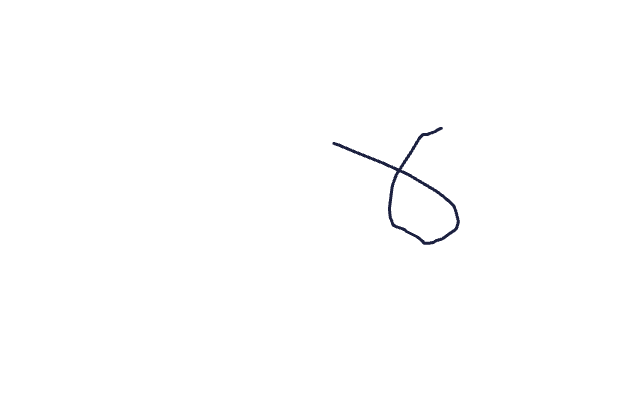
#> input picture uploads/000b7a27109647eba41ca8c4878c0c42.png, 640 x 420 px; its folder holds only this picture in this run
$ python -i detector.py   (imports and definitions only)
#> lines starting #> are read from the running program, lines starting #| are printed output that depends on the picture; after the words box and inside, x2 and y2 are one past the last pixel; in counts of white or black regions, pixels touching at a corner belong together
### shape_to_svg.py
"""
shape_to_svg.py
-----------------
Generic contour -> inline SVG fallback for hand-drawn shapes that don't
match any of the rule-based UI component patterns in detector.py
(arrows, stars, triangles, irregular doodles, etc).

Design principle: rather than forcing every contour into one of a fixed
set of UI component types, a contour that doesn't cleanly match any
known pattern is preserved as its own simplified geometry and rendered
as an inline SVG <path>, so the generated page visually resembles what
was actually drawn instead of silently discarding it or guessing a type.

No ML/CNN here either - purely OpenCV contour geometry + string
templating, consistent with the rest of the project.

----------------------------------------------------------------------
Why "fill=none, stroke-only outline" instead of skeletonization
----------------------------------------------------------------------
A hand-drawn line (an arrow, a squiggle) has real ink thickness, so
cv2.findContours() always returns a CLOSED boundary tracing the outer
edge of that ink - even for what's conceptually an "open" line. Filling
that boundary solid would turn an arrow into a black blob.

True skeletonization (cv2.ximgproc.thinning) would collapse the stroke
down to a true 1px centerline, but that function requires the
opencv-contrib build; this project intentionally uses
opencv-python-headless, and cv2.ximgproc.thinning is NOT actually
present there (confirmed at development time - the module name exists
but the function call fails). Rather than add a new dependency for one
feature, the simplest robust alternative that stays within the current
project's dependencies is used instead: render the contour's own
boundary as an unfilled OUTLINE (fill="none", stroke="black"). For a
thin pen stroke, that boundary is already very close to the stroke's
own path (the two long edges of the ink are only a few pixels apart),
so the rendered outline reads as the original line/arrow shape rather
than a filled blob - while closed shapes (stars, triangles, hexagons)
still read perfectly clearly as their own outline too.
"""

import cv2

# A contour is treated as "line-like" (an open stroke - an arrow, a
# squiggle, a doodled line) rather than "closed-shape-like" (a star,
# triangle, hexagon, irregular blob) when it's both notably elongated
# AND fills only a small fraction of its own bounding box. Line-like
# shapes render as an OPEN path (no closing segment, so the path doesn't
# draw a stray line straight back to its start); closed-shape-like ones
# get a closing segment so the outline reads as a complete loop.
LINE_LIKE_MAX_EXTENT = 0.35
LINE_LIKE_MIN_ELONGATION = 2.5

SIMPLIFY_EPSILON_RATIO = 0.012  # of the contour's own perimeter


def _elongation(contour):
    """Ratio of a contour's long side to its short side, using its
    minimum-area ROTATED bounding rectangle - robust to the shape being
    drawn at an angle, unlike a plain axis-aligned bounding box (an arrow
    drawn diagonally would otherwise look "compact" in axis-aligned
    terms even though it's a long thin stroke)."""
    (_, _), (rw, rh), _ = cv2.minAreaRect(contour)
    long_side = max(rw, rh)
    short_side = min(rw, rh) if min(rw, rh) > 0 else 1
    return long_side / short_side


def is_line_like(contour, extent):
    """True for elongated, low-fill shapes (arrows, doodled lines) that
    should render as an open outline rather than a closed loop."""
    return extent <= LINE_LIKE_MAX_EXTENT and _elongation(contour) >= LINE_LIKE_MIN_ELONGATION


def contour_to_svg(contour, w, h):
    """
    Build a self-contained inline <svg>...</svg> fragment that visually
    approximates `contour`, sized to its own bounding box (w x h).

    Returns None if the contour is degenerate (zero perimeter/dimension)
    and can't be meaningfully rendered.
    """
    area = cv2.contourArea(contour)
    peri = cv2.arcLength(contour, True)
    if peri <= 0 or w <= 0 or h <= 0:
        return None

    bbox_area = w * h
    extent = (area / bbox_area) if bbox_area > 0 else 0

    # Simplify to a manageable number of points - a raw contour can have
    # hundreds of points tracing every small irregularity of a hand-drawn
    # line; an SVG path only needs enough points to preserve the shape's
    # actual geometry (corners, direction changes), not pixel-level noise.
    epsilon = SIMPLIFY_EPSILON_RATIO * peri
    approx = cv2.approxPolyDP(contour, epsilon, True)
    points = approx.reshape(-1, 2)
    if len(points) < 2:
        return None

    # normalize points relative to the contour's OWN bounding box, so the
    # SVG's viewBox can be exactly (0, 0, w, h) and the shape appears at
    # the same relative position/size within its component slot as it
    # was originally drawn
    min_x, min_y = points[:, 0].min(), points[:, 1].min()
    norm_points = [(int(px - min_x), int(py - min_y)) for px, py in points]

    line_like = is_line_like(contour, extent)

    path_d = "M " + " L ".join(f"{px},{py}" for px, py in norm_points)
    if not line_like:
        path_d += " Z"  # close the loop for compact/closed shapes only

    stroke_width = max(2, int(min(w, h) * 0.05))

    svg = (
        f'<svg viewBox="0 0 {w} {h}" width="100%" height="100%" '
        f'xmlns="http://www.w3.org/2000/svg" preserveAspectRatio="xMidYMid meet">'
        f'<path d="{path_d}" fill="none" stroke="#1c2140" '
        f'stroke-width="{stroke_width}" stroke-linecap="round" stroke-linejoin="round"/>'
        f'</svg>'
    )
    return svg

### detector.py
"""
detector.py
------------
Computer-vision based UI component detector.

Pipeline:
    1. Load image
    2. Grayscale + blur
    3. Adaptive threshold (binary)
    4. Find contours
    5. Classify each contour into a UI component type using
       simple shape heuristics (aspect ratio, area, vertex count,
       circularity, position clustering for tables).

No machine learning is used anywhere in this file - only classic
OpenCV image-processing + geometry rules.
"""

import logging

import cv2
import numpy as np

from shape_to_svg import contour_to_svg
from geometry_utils import bbox_contains

logger = logging.getLogger("doodle_to_code.detector")


# ----------------------------------------------------------------------
# Tunable heuristic constants
# ----------------------------------------------------------------------
MIN_CONTOUR_AREA = 350          # ignore tiny noise contours
CIRCLE_CIRCULARITY_THRESHOLD = 0.85   # 1.0 = perfect circle. Measured evidence: a cleanly
                                       # drawn circle (cv2.circle) scores ~0.90; a rounded-but-
                                       # irregular hand doodle can still score ~0.80, so the
                                       # threshold sits between them rather than at an arbitrary
                                       # round number.
MIN_RECT_EXTENT = 0.65                # contour area / bounding-box area - filters out thin
                                       # slivers (e.g. crossing diagonal lines in an "image
                                       # placeholder" icon) that only coincidentally have a
                                       # button/input-like aspect ratio
MIN_SHAPE_DIMENSION = 8               # px - rejects hairline artifacts (e.g. a photographed
                                       # sketch's paper edge) before any classification runs
SQUARE_ASPECT_TOLERANCE = 0.20        # how close w/h must be to call it a "square"
CHECKBOX_MAX_SIDE = 60                # small square => checkbox
LONG_INPUT_ASPECT_RATIO = 3.0         # w/h > this and short height => text input
BUTTON_ASPECT_MIN = 1.5               # typical button proportions
BUTTON_ASPECT_MAX = 5.0
BUTTON_MAX_HEIGHT = 70
LARGE_CARD_AREA_RATIO = 0.12          # relative to full image area
CARD_MIN_WIDTH = 300                  # absolute px floor - a relative-area-only
CARD_MIN_HEIGHT = 180                 # rule misfires on small/tightly-cropped canvases
                                       # where a mere button can exceed 12% of the image
GRID_ROW_TOLERANCE = 15               # px tolerance to group rectangles into a "row"
ROW_GAP_MULTIPLIER = 1.6              # max allowed row-to-row gap, as a multiple of the
                                       # smaller neighboring row's height, before treating
                                       # it as a new section rather than the same grid
ROW_HEIGHT_SIMILARITY_RATIO = 1.6     # neighboring rows must have reasonably similar
                                       # height to belong to the same table/grid run


def _order_points_top_left_first(components):
    """Sort components in natural reading order: top-to-bottom, left-to-right."""
    return sorted(components, key=lambda c: (round(c["y"] / 20), c["x"]))


def _classify_shape(contour, approx, image_area):
    """Return a UI component type string for a single contour."""
    x, y, w, h = cv2.boundingRect(contour)
    area = cv2.contourArea(contour)
    if area <= 0:
        return None

    # ---- Degenerate hairline gate ----
    # A contour just a few pixels tall or wide is virtually never an
    # intentional UI element - it's far more often a scan/photo artifact
    # (e.g. the edge of the paper itself) or a stray pen mark. This check
    # happens before anything else since a hairline can otherwise slip
    # through later checks (e.g. a very long, very thin line can still
    # have high "extent"/solidity despite being meaningless as a shape).
    if w < MIN_SHAPE_DIMENSION or h < MIN_SHAPE_DIMENSION:
        return None

    perimeter = cv2.arcLength(contour, True)
    circularity = 0
    if perimeter > 0:
        circularity = 4 * np.pi * (area / (perimeter * perimeter))

    vertices = len(approx)
    aspect_ratio = w / float(h) if h > 0 else 0

    # ---- Circle detection (radio button) ----
    # A real hand-drawn circle's bounding box is always close to square
    # (width ~= height). Circularity + vertex count alone isn't a
    # sufficiently strict gate: a small, roughly-convex fragment - e.g.
    # an arrowhead's triangular tip - can coincidentally satisfy both
    # while having a very non-square bounding box (this was an observed
    # real failure mode: an arrow's head getting misclassified as
    # "radio"). Requiring near-1:1 aspect ratio too closes that gap.
    CIRCLE_ASPECT_TOLERANCE = 0.35
    if (circularity >= CIRCLE_CIRCULARITY_THRESHOLD and vertices >= 6
            and abs(aspect_ratio - 1) <= CIRCLE_ASPECT_TOLERANCE):
        return "radio"

    # ---- Rectangle solidity gate ----
    # A genuinely drawn rectangle's contour area should fill nearly all of
    # its own bounding box. Thin slivers - e.g. the triangular fragments
    # left where two diagonal lines cross inside an "image placeholder"
    # icon, or a stray underline stroke - have low extent even though
    # their aspect ratio can coincidentally land inside the button/input
    # range. Gating on extent here (rather than just vertex count) is what
    # catches these: crossing-line fragments often approximate to 3, 5,
    # or 7 vertices depending on how the stroke self-intersects, so a
    # vertices==4 check alone would miss most of them.
    bbox_area = w * h
    extent = (area / bbox_area) if bbox_area > 0 else 0
    if extent < MIN_RECT_EXTENT:
        return None

    # ---- Small square (checkbox) ----
    if vertices == 4 and abs(aspect_ratio - 1) <= SQUARE_ASPECT_TOLERANCE:
        if max(w, h) <= CHECKBOX_MAX_SIDE:
            return "checkbox"

    # ---- Large rectangle = card / form panel ----
    # Requires BOTH a large relative area AND absolute minimum dimensions -
    # relative area alone misfires on small/tightly-cropped canvases where
    # an ordinary button can already exceed 12% of the total image.
    if (area / float(image_area) >= LARGE_CARD_AREA_RATIO
            and w >= CARD_MIN_WIDTH and h >= CARD_MIN_HEIGHT):
        return "card"

    # ---- Medium rectangle within typical button proportions = button ----
    # (checked before the long-input rule since buttons and inputs overlap
    # in aspect ratio; buttons tend to be shorter/more compact)
    if BUTTON_ASPECT_MIN <= aspect_ratio <= BUTTON_ASPECT_MAX and h <= BUTTON_MAX_HEIGHT and w <= 260:
        return "button"

    # ---- Long, short rectangle = text input ----
    if aspect_ratio >= LONG_INPUT_ASPECT_RATIO and h <= 55:
        return "input"

    # ---- Fallback: general rectangle box ----
    if vertices == 4:
        return "box"

    return None


def _detect_table_grids(components):
    """
    If many small rectangular 'box'/'input' components line up into a
    regular grid (multiple rows with matching column counts AND
    consistent row-to-row vertical spacing), treat that cluster as a
    single Table component instead of many separate boxes.

    The row-spacing check matters: without it, two structurally unrelated
    groups (e.g. a row of 3 feature cards, followed much further down the
    page by an actual 3-column data table) can accidentally share the
    same column count and get merged into one nonsensical "table" even
    though they're clearly separate sections with a big gap between them.
    """
    boxes = [c for c in components if c["type"] in ("box", "input", "button")]
    if len(boxes) < 6:
        return components, []

    # group by row (similar y)
    boxes_sorted = sorted(boxes, key=lambda c: c["y"])
    rows = []
    current_row = [boxes_sorted[0]]
    for b in boxes_sorted[1:]:
        if abs(b["y"] - current_row[-1]["y"]) <= GRID_ROW_TOLERANCE:
            current_row.append(b)
        else:
            rows.append(current_row)
            current_row = [b]
    rows.append(current_row)

    # a grid needs at least 2 rows with >= 2 columns each
    grid_rows = [r for r in rows if len(r) >= 2]
    if len(grid_rows) < 2:
        return components, []

    # split into "runs" of consecutive rows whose vertical gap is
    # consistent with the rows' own height (real table rows sit packed
    # close together; a large gap relative to row height signals an
    # unrelated section starting, not a continuation of the same table) -
    # this is what keeps something like an unrelated row of feature cards
    # above a real table from being swept into it just because both
    # happen to have the same column count
    grid_rows.sort(key=lambda r: min(b["y"] for b in r))
    row_tops = [min(b["y"] for b in r) for r in grid_rows]
    row_heights = [max(b["y"] + b["h"] for b in r) - min(b["y"] for b in r) for r in grid_rows]

    runs = [[grid_rows[0]]]
    for i in range(1, len(grid_rows)):
        gap = row_tops[i] - row_tops[i - 1]
        prev_h, curr_h = row_heights[i - 1], row_heights[i]
        smaller_h = min(prev_h, curr_h)
        larger_h = max(prev_h, curr_h)

        gap_ok = smaller_h > 0 and gap <= smaller_h * ROW_GAP_MULTIPLIER
        # real table rows are roughly uniform in height; a row much taller
        # than its neighbor (e.g. a row of feature cards vs. a row of thin
        # table cells) signals two unrelated sections, not one grid
        height_similar = smaller_h > 0 and (larger_h / smaller_h) <= ROW_HEIGHT_SIMILARITY_RATIO

        if gap_ok and height_similar:
            runs[-1].append(grid_rows[i])
        else:
            runs.append([grid_rows[i]])

    tables = []
    consumed_boxes = []
    for run in runs:
        if len(run) < 2:
            continue
        col_counts = [len(r) for r in run]
        if max(col_counts) - min(col_counts) > 1:
            continue

        run_boxes = [b for r in run for b in r]
        xs = [b["x"] for b in run_boxes]
        ys = [b["y"] for b in run_boxes]
        ws = [b["x"] + b["w"] for b in run_boxes]
        hs = [b["y"] + b["h"] for b in run_boxes]
        tables.append({
            "type": "table",
            "x": min(xs),
            "y": min(ys),
            "w": max(ws) - min(xs),
            "h": max(hs) - min(ys),
            "rows": len(run),
            "cols": max(col_counts),
        })
        consumed_boxes.extend(run_boxes)

    if not tables:
        return components, []

    remaining = [c for c in components if c not in consumed_boxes]
    return remaining, tables


def _detect_dropdown_markers(components, closed_binary, img_w, img_h):
    """
    Upgrade an "input"-classified rectangle to "dropdown" if a small
    triangle-ish marker (the conventional hand-drawn ▼ dropdown arrow)
    sits near its right edge.

    A dropdown arrow icon is intentionally tiny (often well under
    MIN_CONTOUR_AREA, which is tuned to filter out pencil noise across
    the whole image) - so this doesn't rely on the main per-contour
    classification pass at all. Instead, for every detected "input", it
    crops a small zone at that input's right edge directly out of the
    already-thresholded binary image and looks for any small contour
    there, with its own much lower area floor. This keeps the relaxed
    threshold narrowly scoped to "just inside the right edge of a
    text-input-shaped rectangle" rather than loosening noise sensitivity
    across the whole sketch.
    """
    MARKER_ZONE_WIDTH_FRAC = 0.28
    MARKER_MIN_AREA = 15
    MARKER_MAX_AREA_FRAC = 0.6  # relative to the marker crop zone's own area
    BORDER_INSET = 7            # px - keeps the crop away from the input's own
                                 # stroke lines, so we only see genuine interior
                                 # content, never a fragment of the rectangle itself

    for comp in components:
        if comp["type"] != "input":
            continue

        # too short to have a legible icon inside its interior once inset
        if comp["h"] <= BORDER_INSET * 2 + 4:
            continue

        zone_w = max(int(comp["w"] * MARKER_ZONE_WIDTH_FRAC), comp["h"])
        x1 = comp["x"] + comp["w"] - BORDER_INSET
        x0 = max(0, x1 - zone_w)
        y0 = comp["y"] + BORDER_INSET
        y1 = comp["y"] + comp["h"] - BORDER_INSET
        x1 = min(img_w, x1)
        y1 = min(img_h, y1)

        if x1 <= x0 or y1 <= y0:
            continue

        crop = closed_binary[y0:y1, x0:x1]
        if crop.size == 0:
            continue

        marker_contours, _ = cv2.findContours(crop, cv2.RETR_EXTERNAL, cv2.CHAIN_APPROX_SIMPLE)
        crop_area = crop.shape[0] * crop.shape[1]

        for mc in marker_contours:
            area = cv2.contourArea(mc)
            if area < MARKER_MIN_AREA or area > crop_area * MARKER_MAX_AREA_FRAC:
                continue
            comp["type"] = "dropdown"
            break

    return components


def _promote_standalone_shapes_to_svg(components, unrecognized):
    """
    An unrecognized contour gets promoted to a rendered "svg_shape"
    component ONLY if it's standalone - i.e. NOT nested inside any
    already-recognized component's bounding box.

    This distinction matters: plenty of unrecognized contours are
    decorative fragments of something else already detected (e.g. the
    triangular slivers left where two diagonal lines cross inside an
    "image placeholder" icon, which itself was already detected as a
    "box"). Rendering those as their own SVG shapes would clutter the
    output with meaningless fragments. A standalone unrecognized contour
    - one that isn't inside anything else - is much more likely to be
    something the user deliberately drew on its own (an arrow, a star,
    a custom icon), which is exactly the case worth preserving visually.

    Returns (components_with_svg_shapes_added, remaining_unrecognized).
    """
    svg_components = []
    still_unrecognized = []

    for shape in unrecognized:
        contour = shape.get("_contour")
        is_nested = any(
            comp["type"] != "svg_shape" and bbox_contains(comp, shape)
            for comp in components
        )

        if is_nested or contour is None:
            still_unrecognized.append({k: v for k, v in shape.items() if k != "_contour"})
            continue

        svg = contour_to_svg(contour, shape["w"], shape["h"])
        if svg is None:
            still_unrecognized.append({k: v for k, v in shape.items() if k != "_contour"})
            continue

        svg_components.append({
            "type": "svg_shape",
            "x": shape["x"], "y": shape["y"], "w": shape["w"], "h": shape["h"],
            "svg": svg,
        })

    return components + svg_components, still_unrecognized


def detect_components(image_path):
    """
    Main entry point. Reads the sketch image at `image_path` and returns
    a list of detected UI components:

        [{"type": "button", "x":.., "y":.., "w":.., "h":..}, ...]

    Types produced: button, input, checkbox, radio, card, table, box
    """
    image = cv2.imread(image_path)
#> image is the input picture: shape (420, 640, 3); mean B, G, R 254.3, 254.1, 254.1
    if image is None:
        raise ValueError("Could not read image. Please upload a valid PNG/JPG file.")

    img_h, img_w = image.shape[:2]
    image_area = img_w * img_h
    logger.info("detect_components: loaded %s (%dx%d)", image_path, img_w, img_h)

    # 1. Grayscale
    gray = cv2.cvtColor(image, cv2.COLOR_BGR2GRAY)

    # 2. Blur to reduce noise from pencil / pen texture
    blurred = cv2.GaussianBlur(gray, (5, 5), 0)

    # 3. Adaptive threshold -> binary image (works for hand-drawn sketches
    #    with uneven lighting/pencil pressure better than a single global value)
    thresh = cv2.adaptiveThreshold(
        blurred, 255,
        cv2.ADAPTIVE_THRESH_GAUSSIAN_C,
        cv2.THRESH_BINARY_INV,
        15, 5
    )
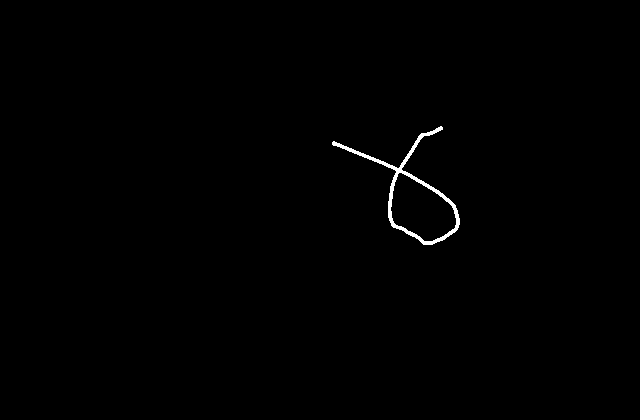
#> thresh: shape (420, 640); 0.48% white; 1 white region, box (x1, y1, x2, y2) and area: (332, 126, 460, 245) 1294

    # close small gaps in hand-drawn lines
    kernel = np.ones((3, 3), np.uint8)
    closed = cv2.morphologyEx(thresh, cv2.MORPH_CLOSE, kernel, iterations=2)
#> closed: shape (420, 640); 0.49% white; 1 white region

    # 4. Find contours WITH hierarchy so we can tell "the inner edge of a
    #    drawn stroke" apart from "a genuinely nested smaller shape" (e.g.
    #    a button drawn inside a card, or a cell inside a table grid).
    #    A hand-drawn outline has non-zero thickness, so OpenCV sees both
    #    an outer and inner contour for the *same* shape - without
    #    filtering, every stroke would be detected twice.
    contours, hierarchy = cv2.findContours(closed, cv2.RETR_TREE, cv2.CHAIN_APPROX_SIMPLE)
#> contours = 2 contours; box (x1, y1, x2, y2) and area: (332, 126, 460, 245) 3932, (391, 173, 457, 242) 2933
#> (the rest of the program and of its run is left out)
